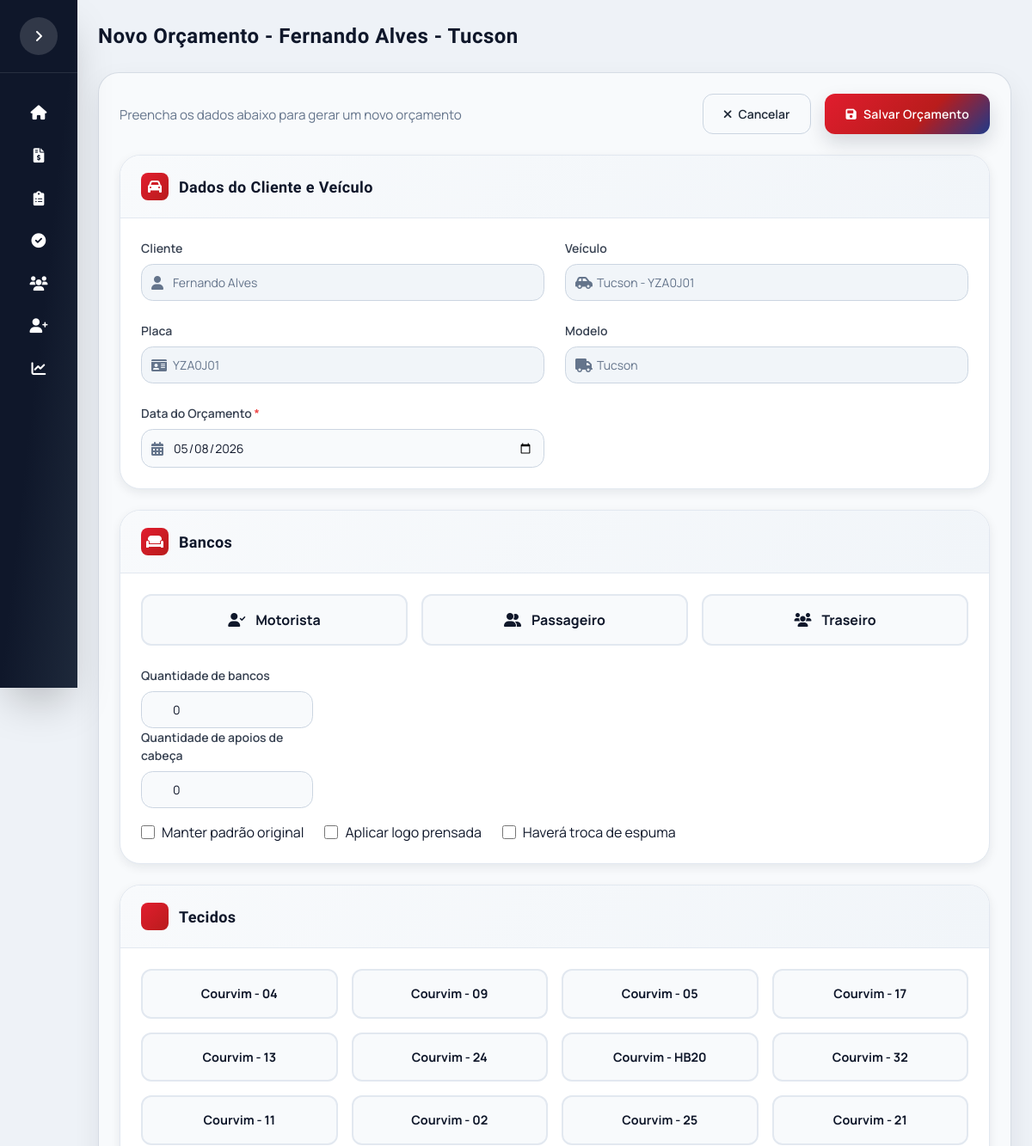
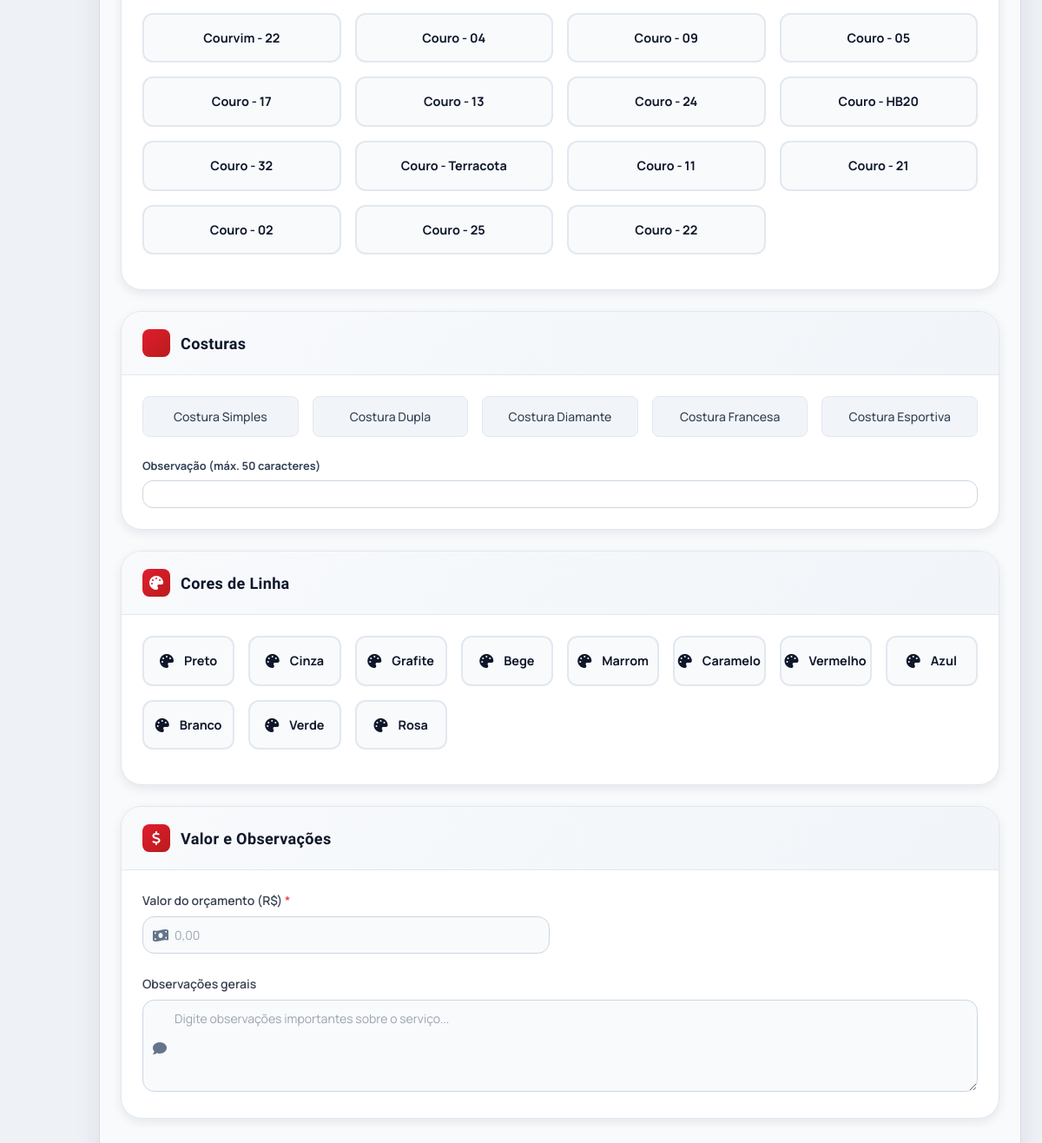
The app's page /orcamento/10 with its own data (2 pictures, top to bottom).
### app/models.py (models this page shows)
class Cliente(db.Model):
    __tablename__ = "clientes"
    id_cliente = db.Column(db.Integer, primary_key=True, autoincrement=True)
    cod_cliente = db.Column(db.String(20), unique=True, nullable=False)
    nome = db.Column(db.String(120), nullable=False)
    cliente_ativo = db.Column(db.Integer, default=1)
    telefones = db.relationship("TelefoneCliente", backref="cliente", lazy=True, cascade="all, delete-orphan")
    emails = db.relationship("EmailCliente", backref="cliente", lazy=True, cascade="all, delete-orphan")
    enderecos = db.relationship("EnderecoCliente", backref="cliente", lazy=True, cascade="all, delete-orphan")
    veiculos = db.relationship("Veiculo", backref="cliente", lazy=True, cascade="all, delete-orphan")

class Veiculo(db.Model):
    __tablename__ = "veiculos"
    id_veiculo = db.Column(db.Integer, primary_key=True, autoincrement=True)
    id_cliente = db.Column(db.Integer, db.ForeignKey("clientes.id_cliente"), nullable=False)
    veiculo_ativo = db.Column(db.Integer, default=1)
    placa = db.Column(db.String(7), unique=True, nullable=False)
    marca = db.Column(db.String(50), nullable=False)
    modelo = db.Column(db.String(80), nullable=False)
    ano = db.Column(db.Integer)
    cor = db.Column(db.String(30))
    orcamentos = db.relationship("Orcamento", backref="veiculo", lazy=True)

class Tecido(db.Model):
    __tablename__ = "tecido"
    id_tecido = db.Column(db.Integer, primary_key=True, autoincrement=True)
    material = db.Column(db.String(50), nullable=False)
    cor = db.Column(db.String(30))
    descricao = db.Column(db.Text)

class Cor(db.Model):
    __tablename__ = "cor"
    id_cor = db.Column(db.Integer, primary_key=True, autoincrement=True)
    descricao = db.Column(db.Text)

### app/routes.py (the view)
@main.route("/orcamento/<int:id_veiculo>")
def form_orcamento(id_veiculo):
    veiculo = Veiculo.query.get_or_404(id_veiculo)
    cliente = veiculo.cliente
    tecidos = Tecido.query.all()
    costuras = Costura.query.all()
    cores = Cor.query.all()
    data_br = datetime.today().strftime("%d/%m/%Y")
    today_iso = datetime.today().strftime("%Y-%m-%d")
    return render_template(
        "form_orcamento.html",
        cliente=cliente,
        veiculo=veiculo,
        tecidos=tecidos,
        costuras=costuras,
        cores=cores,
        today=data_br,
        today_iso=today_iso,
        orcamento=None,
        tecidos_selecionados=[],
        costuras_selecionadas=[],
        cores_selecionadas=[],
        obs_tecidos={},
        obs_costuras="",
        obs_cores={}
    )

### templates/form_orcamento.html (shortened to what this page needs)
{% extends "base.html" %}
{% block page_title %}
{% if orcamento %}Editar Orçamento - {{ cliente.nome }} - {{ veiculo.modelo }}{% else %}Novo Orçamento - {{ cliente.nome }} - {{ veiculo.modelo }}{% endif %}
{% endblock %}
{% block content %}
<div class="orcamento-form-container">
    <div class="screen-header">
        <div>
            <p class="screen-subtitle">
                {% if orcamento %}Atualize os dados do orçamento selecionado{% else %}Preencha os dados abaixo para gerar um novo orçamento{% endif %}
            </p>
        </div>
        <div class="header-actions">
            <a href="{{ url_for('main.lista_orcamentos') }}" class="btn-outline">
                <i class="fas fa-times"></i> Cancelar
            </a>
            <button type="submit" form="formOrcamento" class="btn-primary">
                <i class="fas fa-save"></i> Salvar Orçamento
            </button>
        </div>
    </div>
    <form id="formOrcamento" method="POST" action="{{ url_for('main.salvar_orcamento') }}">
        <div class="form-card">
            <div class="card-header-custom">
                <div class="header-icon">
                    <i class="fas fa-car"></i>
                </div>
                <h3>Dados do Cliente e Veículo</h3>
            </div>
            <div class="form-grid grid-2cols">
                <div class="input-group">
                    <label>Cliente</label>
                    <div class="input-icon">
                        <input type="text" class="form-input" value="{{ cliente.nome }}" readonly disabled>
                    </div>
                </div>
                <div class="input-group">
                    <label>Veículo</label>
                    <div class="input-icon">
                        <input type="text" class="form-input" value="{{ veiculo.modelo }} - {{ veiculo.placa }}" readonly disabled>
                    </div>
                </div>
                <div class="input-group">
                    <label>Placa</label>
                    <div class="input-icon">
                        <input type="text" class="form-input" value="{{ veiculo.placa }}" readonly disabled>
                    </div>
                </div>
                <div class="input-group">
                    <label>Modelo</label>
                    <div class="input-icon">
                        <input type="text" class="form-input" value="{{ veiculo.modelo }}" readonly disabled>
                    </div>
                </div>
                <div class="input-group">
                    <label for="data_orcamento">Data do Orçamento <span class="required">*</span></label>
                    <div class="input-icon">
                        <input type="date" id="data_orcamento" name="dat_orcamento" class="form-input" value="{{ orcamento.dat_orcamento.strftime('%Y-%m-%d') if orcamento and orcamento.dat_orcamento else today_iso }}" required>
                    </div>
                </div>
            </div>
        </div>
        <div class="form-card">
            <div class="card-header-custom">
                <div class="header-icon">
                    <i class="fas fa-couch"></i>
                </div>
                <h3>Bancos</h3>
            </div>
            <div class="bancos-grid">
                <label class="checkbox-card">
                    <span class="checkbox-content">
                        <i class="fas fa-user-check"></i>
                        <strong>Motorista</strong>
                    </span>
                </label>
                <label class="checkbox-card">
                    <span class="checkbox-content">
                        <i class="fas fa-user-friends"></i>
                        <strong>Passageiro</strong>
                    </span>
                </label>
                <label class="checkbox-card">
                    <span class="checkbox-content">
                        <i class="fas fa-users"></i>
                        <strong>Traseiro</strong>
                    </span>
                </label>
            </div>
            <div class="form-row">
                <div class="input-group half-width">
                    <label for="qtd_bancos">Quantidade de bancos</label>
                    <input type="number" id="qtd_bancos" name="qtd_bancos" class="form-input" min="0" max="10" value="{{ orcamento.qtd_bancos if orcamento else 0 }}">
                </div>
                <div class="input-group half-width">
                    <label for="qtd_apoio_cabeca">Quantidade de apoios de cabeça</label>
                    <input type="number" id="qtd_apoio_cabeca" name="qtd_apoio_cabeca" class="form-input" min="0" max="6" value="{{ orcamento.qtd_apoio_cabeca if orcamento else 0 }}">
                </div>
            </div>
            <div class="checkbox-row">
                <label class="checkbox-inline">
                    <input type="checkbox" name="bool_original" value="1" {% if orcamento and orcamento.bool_original %}checked{% endif %}>
                    <span>Manter padrão original</span>
                </label>
                <label class="checkbox-inline">
                    <input type="checkbox" name="bool_logo_prensada" value="1" {% if orcamento and orcamento.bool_logo_prensada %}checked{% endif %}>
                    <span>Aplicar logo prensada</span>
                </label>
                <label class="checkbox-inline">
                    <input type="checkbox" name="bool_espuma" value="1" id="check_espuma" {% if orcamento and orcamento.bool_espuma %}checked{% endif %}>
                    <span>Haverá troca de espuma</span>
                </label>
            </div>
        </div>
        <div class="form-card">
            <div class="card-header-custom">
                <div class="header-icon">
                </div>
                <h3>Tecidos</h3>
            </div>
            <div class="tecidos-grid">
                {% for tecido in tecidos %}
                <label class="checkbox-card-tecido">
                    <span class="checkbox-content">
                        <strong>{{ tecido.material }}{% if tecido.cor %} - {{ tecido.cor }}{% endif %}</strong>
                    </span>
                </label>
                {% endfor %}
            </div>
        </div>
        <div class="form-card">
            <div class="card-header-custom">
                <div class="header-icon">
                </div>
                <h3>Costuras</h3>
            </div>
            <div class="costuras-grid">
                <label class="radio-card costura">
                    {% set costura_nome = 'Costura Simples' %}
                    <span class="radio-content">Costura Simples</span>
                </label>
                <label class="radio-card costura">
                    {% set costura_nome = 'Costura Dupla' %}
                    <span class="radio-content">Costura Dupla</span>
                </label>
                <label class="radio-card costura">
                    {% set costura_nome = 'Costura Diamante' %}
                    <span class="radio-content">Costura Diamante</span>
                </label>
                <label class="radio-card costura">
                    {% set costura_nome = 'Costura Francesa' %}
                    <span class="radio-content">Costura Francesa</span>
                </label>
                <label class="radio-card costura">
                    {% set costura_nome = 'Costura Esportiva' %}
                    <span class="radio-content">Costura Esportiva</span>
                </label>
            </div>
            <div class="obs-group">
                <label for="obs_costuras">Observação (máx. 50 caracteres)</label>
                <input id="obs_costuras" name="obs_costuras" type="text" class="obs-group-input" maxlength="50" value="{{ obs_costuras or '' }}">
            </div>
        </div>
        <div class="form-card">
            <div class="card-header-custom">
                <div class="header-icon">
                    <i class="fas fa-palette"></i>
                </div>
                <h3>Cores de Linha</h3>
            </div>
            <div class="cores-grid">
                {% for cor in cores %}
                <label class="checkbox-card-cor">
                    <span class="checkbox-content">
                        <i class="fas fa-palette"></i>
                        <strong>{{ cor.descricao }}</strong>
                    </span>
                </label>
                {% endfor %}
            </div>
        </div>
        <div class="form-card">
            <div class="card-header-custom">
                <div class="header-icon">
                    <i class="fas fa-dollar-sign"></i>
                </div>
                <h3>Valor e Observações</h3>
            </div>
            <div class="form-grid grid-2cols">
                <div class="input-group">
                    <label for="valor">Valor do orçamento (R$) <span class="required">*</span></label>
                    <div class="input-icon">
                        <input type="text" id="valor" name="valor" class="form-input money-mask" placeholder="0,00" value="{{ ('%.2f'|format(orcamento.valor|float))|replace('.', ',') if orcamento else '' }}" required>
                    </div>
                </div>
                <div class="input-group full-width">
                    <label for="obs">Observações gerais</label>
                    <div class="input-icon">
                        <textarea id="obs" name="obs" class="form-textarea" rows="4" placeholder="Digite observações importantes sobre o serviço...">{{ orcamento.obs if orcamento else '' }}</textarea>
                    </div>
                </div>
            </div>
        </div>
    </form>
</div>
{% endblock %}

### templates/form_orcamento.html (style rules this page uses)
.full-width { grid-column: span 2; }
.cores-grid { display: grid; grid-template-columns: repeat(auto-fill, minmax(100px, 1fr)); gap: 1rem; padding: 1.5rem; }
.obs-group { padding: 0 1.5rem 1.5rem; }
.obs-group label { display: block; font-size: 0.8rem; font-weight: 700; color: #334155; margin-bottom: 0.4rem; }
.obs-group-input { display: block; width: 100%; padding: 0.35rem 0.6rem; border: 1px solid #cbd5e1; border-radius: 0.75rem; background: #ffffff; font-size: 0.8rem; color: #0f172a; }
.checkbox-card-tecido { cursor: pointer; display: block; }
.checkbox-card-tecido .checkbox-content { display: flex; align-items: center; justify-content: center; gap: 0.75rem; padding: 1rem; background: #f8fafc; border: 2px solid #e2e8f0; border-radius: 0.75rem; transition: all 0.2s ease; cursor: pointer; text-align: center; }
.checkbox-card-tecido .checkbox-content strong { font-size: 0.9rem; }
.checkbox-card-cor { cursor: pointer; display: block; }
.checkbox-card-cor .checkbox-content { display: flex; align-items: center; justify-content: center; gap: 0.75rem; padding: 1rem; background: #f8fafc; border: 2px solid #e2e8f0; border-radius: 0.75rem; transition: all 0.2s ease; cursor: pointer; text-align: center; }
.checkbox-card-cor .checkbox-content strong { font-size: 0.9rem; }

### records on screen
Cliente: nome "Fernando Alves"
Veiculo: modelo "Tucson", modelo "Tucson - YZA0J01", placa "YZA0J01"
Tecido: material "Courvim", cor "04"
Tecido: material "Courvim", cor "09"
Tecido: material "Courvim", cor "05"
Tecido: material "Courvim", cor "17"
Tecido: material "Courvim", cor "13"
Tecido: material "Courvim", cor "24"
Tecido: material "Courvim", cor "HB20"
Tecido: material "Courvim", cor "32"
Tecido: material "Courvim", cor "11"
Tecido: material "Courvim", cor "02"
Tecido: material "Courvim", cor "25"
Tecido: material "Courvim", cor "21"
Tecido: material "Courvim", cor "22"
Tecido: material "Couro", cor "04"
Tecido: material "Couro", cor "09"
Tecido: material "Couro", cor "05"
Tecido: material "Couro", cor "17"
Tecido: material "Couro", cor "13"
Tecido: material "Couro", cor "24"
Tecido: material "Couro", cor "HB20"
Tecido: material "Couro", cor "32"
Tecido: material "Couro", cor "Terracota"
Tecido: material "Couro", cor "11"
Tecido: material "Couro", cor "21"
Tecido: material "Couro", cor "02"
Tecido: material "Couro", cor "25"
Tecido: material "Couro", cor "22"
Cor: descricao "Preto"
Cor: descricao "Cinza"
Cor: descricao "Grafite"
Cor: descricao "Bege"
Cor: descricao "Marrom"
Cor: descricao "Caramelo"
Cor: descricao "Vermelho"
Cor: descricao "Azul"
Cor: descricao "Branco"
Cor: descricao "Verde"
Cor: descricao "Rosa"
